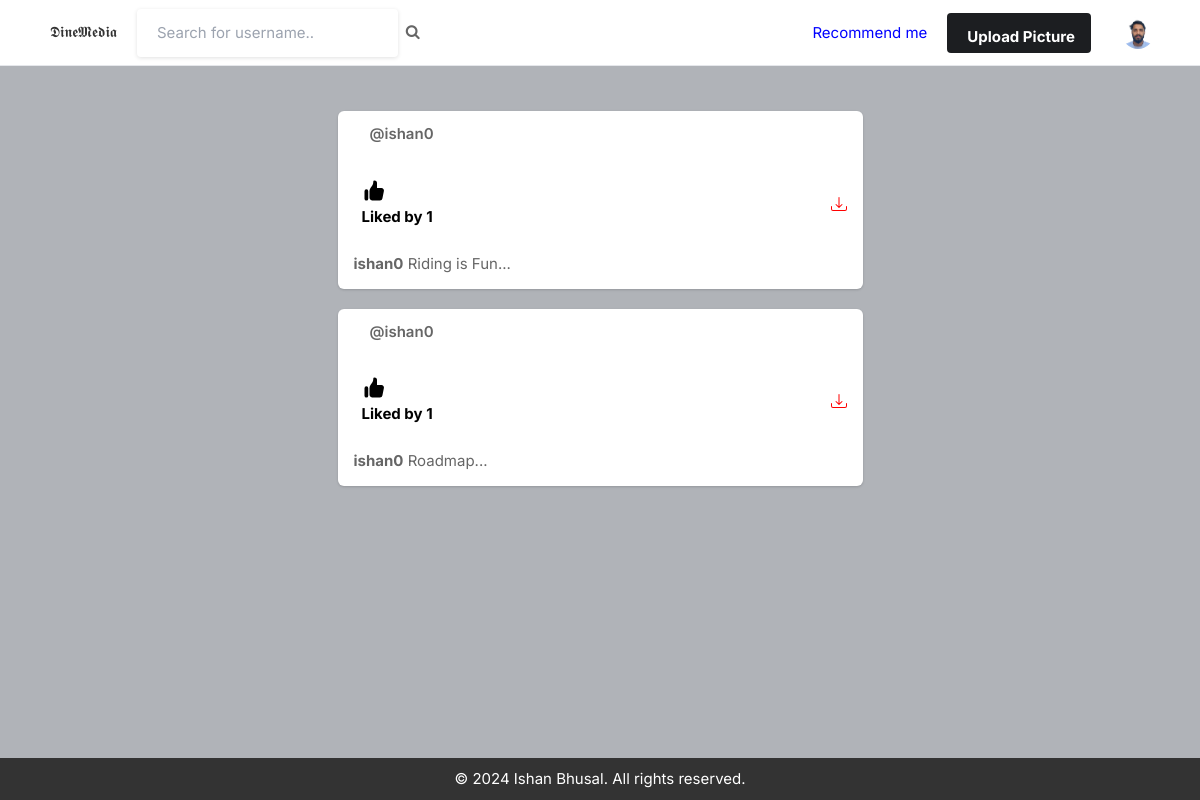
Screenshot of /social_book/dashboard/ (signed in) with the database file from the repository.
### accounts/models.py (models this page shows, shortened)
class User_profile(base_model):
    user = models.OneToOneField(User, on_delete=models.CASCADE, related_name = 'profile')
    is_email_verified = models.BooleanField(default=False)
    email_token = models.CharField(max_length=100, null=True,blank=True)
    bio = models.TextField(blank=True)
    location = models.CharField(max_length=100, blank=True)
    profile_image= models.ImageField(upload_to ='profile_image/', default="/profile_image/blank-profile-picture.png")

class Post(base_model):
    user = models.ForeignKey(User, on_delete=models.CASCADE, related_name="posts")
    image = models.ImageField(upload_to='post_images/')
    caption = models.TextField()
    created_at = models.DateTimeField(default=datetime.now())
    no_of_likes = models.IntegerField(default=0)
    class Meta:
        ordering= ['-created_at']

### social_book/views.py (the view)
# urls.py: path('dashboard/', dashboard, name='dashboard'),
@login_required(login_url='login')
def dashboard(request):
    user_object = User.objects.get(username=request.user.username)
    user_profile = User_profile.objects.get(user=user_object)
    user_following_list = []
    feed = []
    user_following = Followers.objects.filter(follower=request.user.username)
    for users in user_following:
        user_following_list.append(users.user)
    for usernames in user_following_list:
        feed_lists = Post.objects.filter(user__username=usernames)
        feed.append(feed_lists)
    feed_list = list(chain(*feed))
    context = {
        'user_profile': user_profile,
        'posts': feed_list,
    }
    return render(request, 'social_book/dashboard.html', context=context)

### templates/social_book/dashboard.html (shortened to what this page needs)
<!DOCTYPE html>
<html lang="en">
<head>
    <link rel="stylesheet" href='/media/assets/css/icons.css' >
    <link rel="stylesheet" href='/media/assets/css/uikit.css' >
    <link rel="stylesheet" href='/media/assets/css/style.css' >
    <link rel="stylesheet" href='/media/assets/css/tailwind.css' >
    <link rel="stylesheet" href="https://cdnjs.cloudflare.com/ajax/libs/font-awesome/4.7.0/css/font-awesome.min.css">
</head>
<body>
            <header>
                <div class="header_inner">
                    <form action="{%url 'search' %}" method="POST">
                    <div class="left-side">
                        <h1 style=" padding: 20px; text-align: center; color: #333;">𝕯𝖎𝖓𝖊𝕸𝖊𝖉𝖎𝖆</h1>
                            <input type="text" name="username" placeholder="Search for username..">&nbsp; &nbsp;
                            <button type="submit"><i class="fa fa-search fa-1x"></i></button>
                    </div>
                </form>
                    <div class="right-side lg:pr-4">
                        <a href={%url 'recommendation'%}><p style="margin-right:20px; color:blue"> Recommend me</p> </a>
                        <a href="#"
                            class="bg-pink-500 flex font-bold hidden hover:bg-pink-600 hover:text-white inline-block items-center lg:block max-h-10 mr-4 px-4 py-2 rounded shado text-white">
                              Upload Picture
                        </a>
                        <a href="#">
                            <img src='{{ user_profile.profile_image.url }}' class="header-avatar" alt="">
                        </a>
                    </div>
                </div>
            </header>
            <div class="container m-auto">
                <div class="lg:flex justify-center lg:space-x-10 lg:space-y-0 space-y-5">
                    <div class="space-y-5 flex-shrink-0 lg:w-7/12">
                           {% for post in posts reversed %}
                        <div class="bg-white shadow rounded-md  -mx-2 lg:mx-0">
                            <div class="flex justify-between items-center px-4 py-3">
                                <div class="flex flex-1 items-center space-x-4">
                                    <span class="block font-semibold "><a href="/social_book/profile/{{post.user}}">@{{post.user.username}}</a></span>
                                </div>
                            </div>
                            <div class="py-3 px-4 space-y-3">
                                <div class="flex space-x-4 lg:font-bold">
                                    <a href="{%url 'post_action'%}?post_id={{post.uid}}" class="flex items-center space-x-2">
                                        <div class="p-2 rounded-full text-black">
                                            {% if post.no_of_likes == 0 %}
                                            <p>No likes</p>
                                            {% else  %}
                                            <p>Liked by  {{post.no_of_likes}}  </p>
                                            {% endif %}
                                        </div>
                                    </a>
                                    <a href="{{post.image.url}}" class="flex items-center space-x-2 flex-1 justify-end" download>
                                    </a>
                                </div>
                                <p>
                                    <a href="/social_book/profile/{{post.user}}"><strong>{{post.user.username}}</strong></a> {{post.caption}}
                                </p>
                            </div>
                        </div>
                        {% endfor %}
                    </div>
                        </div>
                    </div>
    <div class="footer" style="background-color: #333;
    color: white;
    position: fixed;
            bottom: 0;
            width: 100%;
    padding: 10px 0;
    text-align: center;
    margin-top: 8px;">
        <div >
            &copy; 2024 Ishan Bhusal. All rights reserved.
        </div>
      </div>
</body>
</html>

### public/static/assets/css/style.css (style rules this page uses)
body { background-color: #B0B3B8!important; }
button { vertical-align: middle; }
input { height: 48px; line-height: 48px; padding: 0 20px; outline: none; font-size: 15px; color: #808080; max-width: 100%; width: 100%; -webkit-box-sizing: border-box; box-sizing: border-box; display: block; font-weight: 400; opacity: 1; border-radius: 4px; border: none; -webkit-box-shadow: 0 1px 4px 0px rgba(0, 0, 0, 0.12); box-shadow: 0 1px 4px 0px rgba(0, 0, 0, 0.12); }
input[type="text"], input[type="password"], input[type="email"], input[type="number"] { height: 48px; line-height: 48px; padding: 0 20px; outline: none; font-size: 15px; color: #808080; max-width: 100%; width: 100%; -webkit-box-sizing: border-box; box-sizing: border-box; display: block; font-weight: 400; opacity: 1; border-radius: 4px; border: none; -webkit-box-shadow: 0 1px 4px 0px rgba(0, 0, 0, 0.12); box-shadow: 0 1px 4px 0px rgba(0, 0, 0, 0.12); }
input { -webkit-transition: all 0.1s ease-in-out; transition: all 0.1s ease-in-out; }
::placeholder { color: #808080; opacity: 1; }
button { border: none; margin: 0; padding: 0; width: auto; overflow: visible; background: transparent; color: inherit; font: inherit; line-height: normal; cursor: pointer; }
a { color: #be185d; -webkit-transition: 0.3s; transition: 0.3s; outline: none !important; }
button { outline: none !important; }
img { max-width: 100%; }
body { color: #666; font-size: 15px; line-height: 27px; background-color: #f0f2f5; font-family: "Inter", sans-serif; text-transform: none; }
body p { font-size: 15px; line-height: 27px; }
h1, h2, h3, h4, h5, h6 { font-family: "Inter", sans-serif; text-transform: none; }
input[type="text"], input[type="password"], input[type="email"] { font-family: "Inter", sans-serif; text-transform: none; }
button, body .pac-container { font-family: "Inter", sans-serif; text-transform: none; }
h1, h2, h3, h4, h5, h6 { color: #333; font-weight: 500; margin: 0; padding: 0; }
h1 { font-size: 32px; }
b, strong { font-weight: 700 !important; }
@media (min-width: 1024px) { .container { max-width: 900px !important; padding-top: 45px; } }
header { background-color: #fff; left: 0; right: 0; top: 0; z-index: 99; height: 66px; display: -webkit-box; display: -ms-flexbox; display: flex; -webkit-box-align: center; -ms-flex-align: center; align-items: center; border-bottom: 1px solid #e5e7eb; }
header .header_inner { display: -webkit-box; display: -ms-flexbox; display: flex; -webkit-box-align: center; -ms-flex-align: center; align-items: center; max-width: 1090px; margin: auto; width: 100%; max-width: 100% !important; padding: 0 30px; }
header .header_inner .left-side { display: -webkit-box; display: -ms-flexbox; display: flex; -webkit-box-align: center; -ms-flex-align: center; align-items: center; }
header .header_inner .right-side { display: -webkit-box; display: -ms-flexbox; display: flex; -webkit-box-align: center; -ms-flex-align: center; align-items: center; -webkit-box-pack: end; -ms-flex-pack: end; justify-content: flex-end; margin-left: auto; }
header .header_inner .right-side .header-avatar { width: 32px; height: 32px; border-radius: 100%; margin-left: 15px; }

### rows the page displays
User_profile: profile_image (picture)
Post: user.username "ishan0", no_of_likes "1", caption "Riding is Fun..."
Post: user.username "ishan0", no_of_likes "1", caption "Roadmap..."
